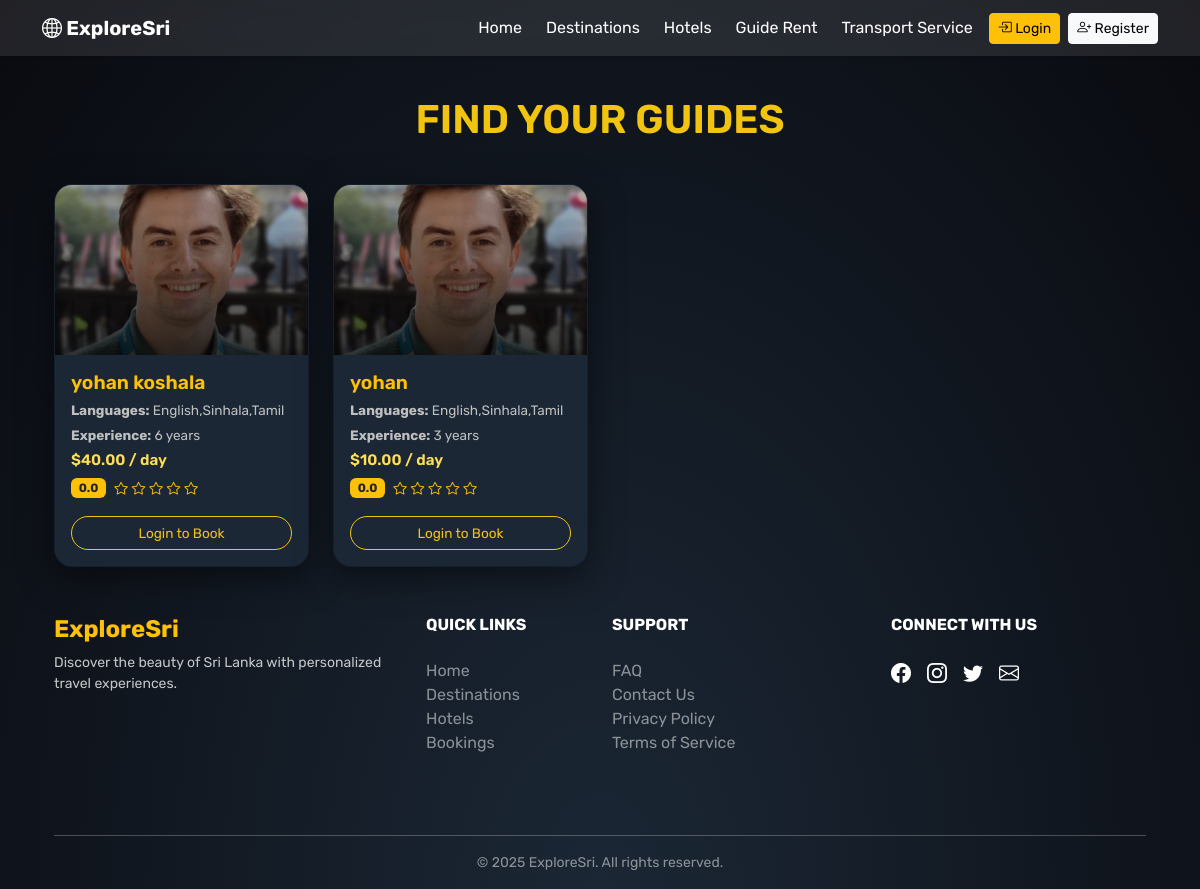
Page /guides.php on the earlier database version.
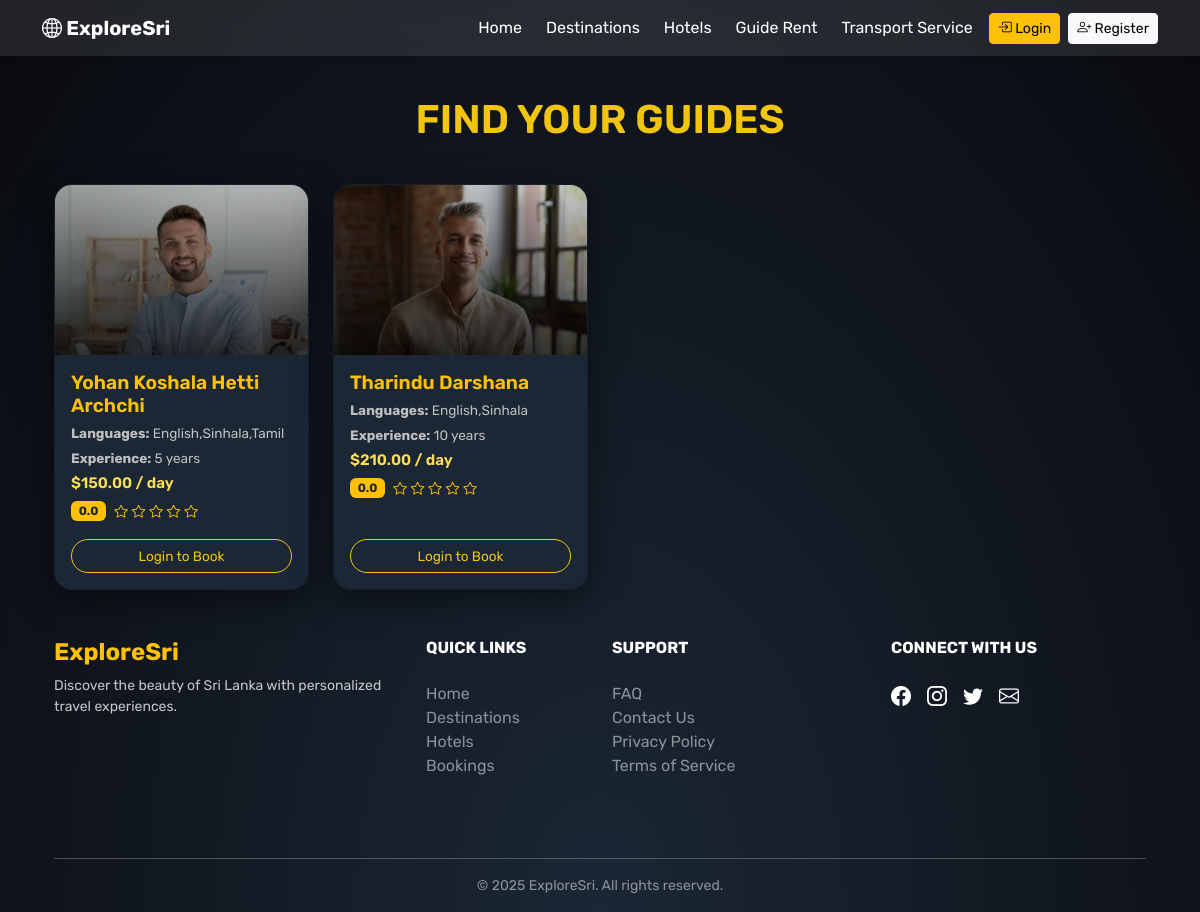
Same page on the later database version.
### tables this page shows
CREATE TABLE `guide` (
  `guide_id` int(11) NOT NULL,
  `name` varchar(100) NOT NULL,
  `email` varchar(100) NOT NULL,
  `country` varchar(100) DEFAULT NULL,
  `password` varchar(255) NOT NULL,
  `languages` varchar(255) DEFAULT NULL,
  `experience_years` int(11) DEFAULT 0,
  `bio` text DEFAULT NULL,
  `photo` varchar(255) DEFAULT NULL,
  `contact_info` varchar(100) DEFAULT NULL,
  `price_per_day` decimal(10,2) DEFAULT 0.00,
  `rating` float DEFAULT 0,
  `is_verified` tinyint(1) DEFAULT 0,
  `created_at` datetime DEFAULT current_timestamp(),
  `status` varchar(50) DEFAULT 'active',
  `is_available` tinyint(1) DEFAULT 1
);

### guides.php (the view, shortened to what this page needs)
<?php
include 'config/db.php';
include 'includes/header.php';
$stmt = $conn->query("SELECT * FROM guide WHERE status = 'active' AND is_verified = 1");
$guides = $stmt->fetchAll();
?>
<!DOCTYPE html>
<html lang="en">
<head>
  <link href="https://cdn.jsdelivr.net/npm/bootstrap@5.3.0/dist/css/bootstrap.min.css" rel="stylesheet" />
  <link href="https://cdn.jsdelivr.net/npm/bootstrap-icons@1.10.5/font/bootstrap-icons.css" rel="stylesheet" />
</head>
<body>
  <div class="container">
    <h1>FIND YOUR GUIDES</h1>
    <div class="row g-4">
      <?php foreach ($guides as $guide): ?>
        <div class="col-sm-6 col-md-4 col-lg-3">
          <div class="card hotel-card-modern h-100 position-relative">
            <img src="uploads/guides/<?php echo htmlspecialchars($guide['photo']); ?>" alt="<?php echo htmlspecialchars($guide['name']); ?>">
            <div class="image-overlay"></div>
            <div class="card-body text-start d-flex flex-column">
              <h5 class="card-title text-warning"><?php echo htmlspecialchars($guide['name']); ?></h5>
              <p class="card-text mb-1"><strong>Languages:</strong> <?php echo htmlspecialchars($guide['languages']); ?></p>
              <p class="card-text mb-1"><strong>Experience:</strong> <?php echo $guide['experience_years']; ?> years</p>
              <p class="price mb-1">$<?php echo number_format($guide['price_per_day'], 2); ?> / day</p>
              <div class="d-flex align-items-center mb-3">
                <span class="badge bg-warning text-dark me-2"><?php echo number_format($guide['rating'], 1); ?></span>
                <div class="text-warning rating-stars">
                  <?php for ($i = 1; $i <= 5; $i++): ?>
                    <i class="bi <?= $i <= round($guide['rating']) ? 'bi-star-fill' : 'bi-star'; ?>"></i>
                  <?php endfor; ?>
                </div>
              </div>
              <?php if (isset($_SESSION['user_id'])): ?>
                <a href="/exploresri/guide_bookings.php?guide_id=<?= $guide['guide_id']; ?>" class="btn btn-book w-100 mt-auto">Book Guide</a>
              <?php else: ?>
                <a href="http://localhost/exploresri/user/login.php" class="btn btn-book w-100 mt-auto">Login to Book</a>
              <?php endif; ?>
            </div>
          </div>
        </div>
      <?php endforeach; ?>
    </div>
  </div>
<?php include 'includes/footer.php'; ?>
</body>
</html>

### includes/header.php (shortened to what this page needs)
<!DOCTYPE html>
<html lang="en">
<head>
  <link href="https://cdn.jsdelivr.net/npm/bootstrap@5.3.0/dist/css/bootstrap.min.css" rel="stylesheet" />
  <link href="https://cdn.jsdelivr.net/npm/bootstrap-icons@1.10.5/font/bootstrap-icons.css" rel="stylesheet" />
</head>
<body>
<nav class="navbar navbar-expand-lg shadow-sm mb-4">
  <div class="container">
    <a class="navbar-brand" href="/exploresri/index.php">
      <i class="bi bi-globe2"></i> ExploreSri
    </a>
    <div class="collapse navbar-collapse" id="navMenu">
      <ul class="navbar-nav ms-auto align-items-lg-center gap-2">
        <li class="nav-item">
          <a class="nav-link" href="/exploresri/index.php"><i class=""></i> Home</a>
        </li>
        <li class="nav-item">
          <a class="nav-link" href="/exploresri/destinations.php"><i class=""></i> Destinations</a>
        </li>
        <li class="nav-item">
          <a class="nav-link" href="/exploresri/hotels_all.php"><i class=""></i> Hotels</a>
        </li>
        <li class="nav-item">
          <a class="nav-link" href="/exploresri/guides.php"><i class=""></i> Guide Rent</a>
        </li>
        <li class="nav-item">
          <a class="nav-link" href="/exploresri/trans.php"><i class=""></i> Transport Service</a>
        </li>
        <?php if (isset($_SESSION['user_id'])): ?>
          <li class="nav-item">
            <a class="nav-link" href="/exploresri/my_bookings.php"><i class=""></i> My Bookings</a>
          </li>
          <li class="nav-item">
            <a class="nav-link d-flex align-items-center" href="/exploresri/user/profile.php" title="Profile">
              <i class="bi bi-person-circle fs-5"></i>
            </a>
          </li>
          <li class="nav-item">
            <a class="btn btn-outline-light btn-sm" href="/exploresri/logout.php">
              <i class="bi bi-box-arrow-right"></i> Logout (<?= htmlspecialchars($_SESSION['user_name']); ?>)
            </a>
          </li>
        <?php else: ?>
          <li class="nav-item">
            <a class="btn btn-warning btn-sm" href="/exploresri/user/login.php">
              <i class="bi bi-box-arrow-in-right"></i> Login
            </a>
          </li>
          <li class="nav-item">
            <a class="btn btn-light btn-sm" href="/exploresri/user/register.php">
              <i class="bi bi-person-plus"></i> Register
            </a>
          </li>
        <?php endif; ?>
      </ul>
    </div>
  </div>
</nav>
<div class="container">

### includes/footer.php
<footer class="footer-section">
  <div class="container text-center text-lg-start text-white">
    <div class="row py-5">
      <div class="col-lg-4 col-md-6 mb-4 mb-lg-0 fade-up">
        <h4 class="fw-bold text-warning">ExploreSri</h4>
        <p class="small opacity-75">
          Discover the beauty of Sri Lanka with personalized travel experiences.
        </p>
      </div>
      <div class="col-lg-2 col-md-6 mb-4 mb-lg-0 fade-up">
        <h6 class="text-uppercase fw-bold mb-4">Quick Links</h6>
        <ul class="list-unstyled">
          <li><a href="#" class="text-white-50 text-decoration-none">Home</a></li>
          <li><a href="#" class="text-white-50 text-decoration-none">Destinations</a></li>
          <li><a href="#" class="text-white-50 text-decoration-none">Hotels</a></li>
          <li><a href="#" class="text-white-50 text-decoration-none">Bookings</a></li>
        </ul>
      </div>
      <div class="col-lg-3 col-md-6 mb-4 mb-lg-0 fade-up">
        <h6 class="text-uppercase fw-bold mb-4">Support</h6>
        <ul class="list-unstyled">
          <li><a href="#" class="text-white-50 text-decoration-none">FAQ</a></li>
          <li><a href="#" class="text-white-50 text-decoration-none">Contact Us</a></li>
          <li><a href="#" class="text-white-50 text-decoration-none">Privacy Policy</a></li>
          <li><a href="#" class="text-white-50 text-decoration-none">Terms of Service</a></li>
        </ul>
      </div>
      <div class="col-lg-3 col-md-6 mb-4 mb-lg-0 fade-up">
        <h6 class="text-uppercase fw-bold mb-4">Connect With Us</h6>
        <div class="d-flex justify-content-center justify-content-lg-start">
          <a href="#" class="text-white me-3 fs-5 social-icon"><i class="bi bi-facebook"></i></a>
          <a href="#" class="text-white me-3 fs-5 social-icon"><i class="bi bi-instagram"></i></a>
          <a href="#" class="text-white me-3 fs-5 social-icon"><i class="bi bi-twitter"></i></a>
          <a href="#" class="text-white fs-5 social-icon"><i class="bi bi-envelope"></i></a>
        </div>
      </div>
    </div>
    <hr class="border-top border-light opacity-25">
    <div class="text-center pb-3 small text-white-50">
      &copy; 2025 ExploreSri. All rights reserved.
    </div>
  </div>
</footer>

### includes/header.php (style rules this page uses)
body { background: linear-gradient(to right, #003049, #669bbc); font-family: 'Segoe UI', sans-serif; color: #fff; animation: fadeInBody 0.8s ease-in; }
nav.navbar { background-color: rgba(255, 255, 255, 0.1); backdrop-filter: blur(10px); animation: slideDown 0.7s ease-out; }
.navbar-nav .nav-link { color: #fff !important; transition: color 0.3s ease; }
.navbar-brand { font-size: 1.5rem; font-weight: bold; color: #fff !important; transition: transform 0.3s; }
.navbar .btn { transition: all 0.3s ease; }

### guides.php (style rules this page uses)
body { font-family: 'Rubik', sans-serif; background: radial-gradient(ellipse at bottom, #1b2735 0%, #090a0f 100%); color: #ffffff; min-height: 100vh; overflow-x: hidden; }
h1 { font-size: 2.5rem; font-weight: 600; margin: 40px 0; text-align: center; color: #f1c40f; }
.hotel-card-modern { position: relative; border-radius: 18px; overflow: hidden; background: #1b2735; box-shadow: 0 10px 35px rgba(0, 0, 0, 0.5); transition: transform 0.3s ease, box-shadow 0.3s ease; display: flex; flex-direction: column; height: 100%; }
.hotel-card-modern img { width: 100%; height: 170px; object-fit: cover; }
.image-overlay { position: absolute; top: 0; left: 0; height: 170px; width: 100%; background: linear-gradient(to bottom, rgba(0,0,0,0.2), rgba(0,0,0,0.8)); }
.hotel-card-modern .card-body { padding: 1rem; flex: 1; display: flex; flex-direction: column; justify-content: space-between; }
.hotel-card-modern .card-title { color: #fff; font-size: 1.2rem; font-weight: 600; margin-bottom: 0.4rem; }
.hotel-card-modern .card-text { color: #bfbfbf; font-size: 0.85rem; margin-bottom: 0.6rem; }
.hotel-card-modern .price { color: #ffdd57; font-weight: 600; font-size: 0.95rem; margin-bottom: 0.6rem; }
.rating-stars i { font-size: 0.85rem; }
.btn-book { font-size: 0.85rem; border-radius: 30px; background-color: transparent; border: 1px solid #f1c40f; color: #f1c40f; transition: all 0.3s ease; }

Differences in the rows shown:
removed guide: photo (picture), name "yohan", languages "English,Sinhala,Tamil", experience_years "3", price_per_day "10.00", rating "0.0"
changed guide "English,Sinhala,Tamil": photo: a different picture; name "yohan koshala" → "Yohan Koshala Hetti Archchi"; experience_years "6" → "5"; price_per_day "40.00" → "150.00"
added guide: photo (picture), name "Tharindu Darshana", languages "English,Sinhala", experience_years "10", price_per_day "210.00", rating "0.0"
